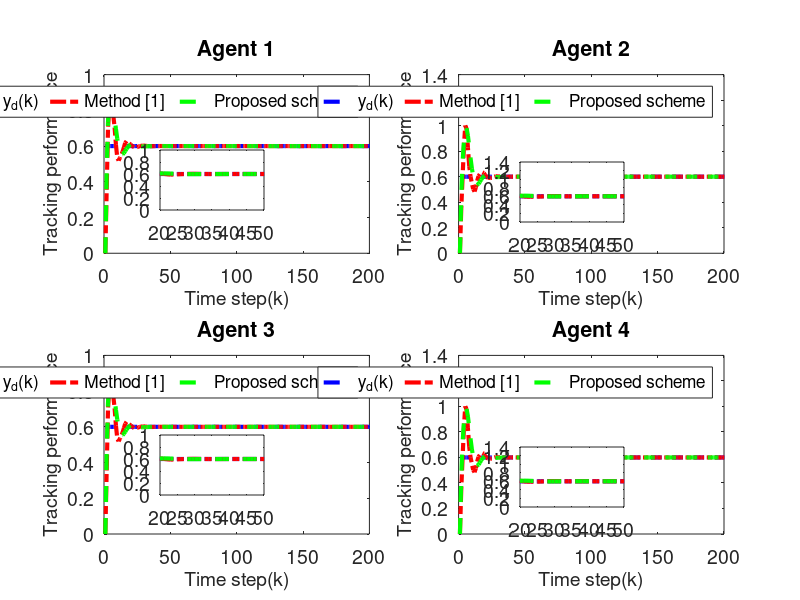

Recreate this plot in MATLAB.
clc; clear;

% Common Parameters
rho = 7.5;            % Gain for control response
eta = 1;              % Adaptive update speed
lamda = 350;          % Model-free parameter
mu = 0.005;           % Adaptive parameter
epsilon = 1e-5;       % Stability threshold
alpha = 15;           % Smoothing factor for error dynamics
T = 0.1;              % Sampling time
m = 200;              % Time steps
rT = 1024;            % Sample rate
font_size = 14;

% Method 1 (MFAC + SMC) Parameters
gamma1_m1 = 0.45;     % Control gains
gamma2_m1 = 0.25;
gamma3_m1 = 0.45;
gamma4_m1 = 0.25;
beta_m1 = 10;         % Sliding mode coefficient
sigma_m1 = 95;        % Sliding mode parameter
tau_m1 = 1e-5;        % Damping term
n_m1 = 600;           % Data size for Method 1
a_m1 = 0.5;           % Plant parameter
ff_gain_m1 = 0.45;    % Feedforward gain

% Method 2 (MFAC only) Parameters
gamma1_m2 = 0;        % Disable SMC
gamma2_m2 = 0;
gamma3_m2 = 0;
gamma4_m2 = 0;
n_m2 = 1024;          % Data size for Method 2
a_m2 = 0.71;           % Plant parameter
ff_gain_m2 = 0.35;     % Feedforward gain

% Nonlinearity coefficients (same for both methods)
nonlinearity1 = 0.02;
nonlinearity2 = 0.02;
nonlinearity3 = 0.02;
nonlinearity4 = 0.02;

% Initialization for both methods
phi1_m1 = zeros(m+1,1); phi2_m1 = zeros(m+1,1); phi3_m1 = zeros(m+1,1); phi4_m1 = zeros(m+1,1);
mfa1_m1 = zeros(m+1,1); mfa2_m1 = zeros(m+1,1); mfa3_m1 = zeros(m+1,1); mfa4_m1 = zeros(m+1,1);
sm1_m1 = zeros(m,1); sm2_m1 = zeros(m,1); sm3_m1 = zeros(m,1); sm4_m1 = zeros(m,1);
y1_m1 = zeros(m+1,1); y2_m1 = zeros(m+1,1); y3_m1 = zeros(m+1,1); y4_m1 = zeros(m+1,1);
u1_m1 = zeros(m,1); u2_m1 = zeros(m,1); u3_m1 = zeros(m,1); u4_m1 = zeros(m,1);
xi1_m1 = zeros(m,1); xi2_m1 = zeros(m,1); xi3_m1 = zeros(m,1); xi4_m1 = zeros(m,1);
s1_m1 = zeros(m,1); s2_m1 = zeros(m,1); s3_m1 = zeros(m,1); s4_m1 = zeros(m,1);

phi1_m2 = zeros(m+1,1); phi2_m2 = zeros(m+1,1); phi3_m2 = zeros(m+1,1); phi4_m2 = zeros(m+1,1);
mfa1_m2 = zeros(m+1,1); mfa2_m2 = zeros(m+1,1); mfa3_m2 = zeros(m+1,1); mfa4_m2 = zeros(m+1,1);
y1_m2 = zeros(m+1,1); y2_m2 = zeros(m+1,1); y3_m2 = zeros(m+1,1); y4_m2 = zeros(m+1,1);
u1_m2 = zeros(m,1); u2_m2 = zeros(m,1); u3_m2 = zeros(m,1); u4_m2 = zeros(m,1);
xi1_m2 = zeros(m,1); xi2_m2 = zeros(m,1); xi3_m2 = zeros(m,1); xi4_m2 = zeros(m,1);

yd = zeros(m+1,1);

% Desired signal (Reference trajectory)
for k = 1:m+1
    % yd(k) = 0.6 * sin(0.05 * pi * k) + 0.6 * cos(0.03 * pi * k);
    yd(k) = 0.6; % Time-invariant constant reference signalx
end

% Method 1 (MFAC + SMC) Simulation
for k = 1:m
    % Adaptive Gain update
    if k == 1
        phi1_m1(k) = 1; phi2_m1(k) = 1; phi3_m1(k) = 1; phi4_m1(k) = 1;
    elseif k == 2
        phi1_m1(k) = phi1_m1(k-1) + (eta * u1_m1(k-1) / (mu + u1_m1(k-1)^2)) * (y1_m1(k) - phi1_m1(k-1)*u1_m1(k-1));
        phi2_m1(k) = phi2_m1(k-1) + (eta * u2_m1(k-1) / (mu + u2_m1(k-1)^2)) * (y2_m1(k) - phi2_m1(k-1)*u2_m1(k-1));
        phi3_m1(k) = phi3_m1(k-1) + (eta * u3_m1(k-1) / (mu + u3_m1(k-1)^2)) * (y3_m1(k) - phi3_m1(k-1)*u3_m1(k-1));
        phi4_m1(k) = phi4_m1(k-1) + (eta * u4_m1(k-1) / (mu + u4_m1(k-1)^2)) * (y4_m1(k) - phi4_m1(k-1)*u4_m1(k-1));
    else
        phi1_m1(k) = phi1_m1(k-1) + (eta * (u1_m1(k-1) - u1_m1(k-2)) / (mu + (u1_m1(k-1) - u1_m1(k-2))^2)) * (y1_m1(k) - y1_m1(k-1) - phi1_m1(k-1) * (u1_m1(k-1) - u1_m1(k-2)));
        phi2_m1(k) = phi2_m1(k-1) + (eta * (u2_m1(k-1) - u2_m1(k-2)) / (mu + (u2_m1(k-1) - u2_m1(k-2))^2)) * (y2_m1(k) - y2_m1(k-1) - phi2_m1(k-1) * (u2_m1(k-1) - u2_m1(k-2)));
        phi3_m1(k) = phi3_m1(k-1) + (eta * (u3_m1(k-1) - u3_m1(k-2)) / (mu + (u3_m1(k-1) - u3_m1(k-2))^2)) * (y3_m1(k) - y3_m1(k-1) - phi3_m1(k-1) * (u3_m1(k-1) - u3_m1(k-2)));
        phi4_m1(k) = phi4_m1(k-1) + (eta * (u4_m1(k-1) - u4_m1(k-2)) / (mu + (u4_m1(k-1) - u4_m1(k-2))^2)) * (y4_m1(k) - y4_m1(k-1) - phi4_m1(k-1) * (u4_m1(k-1) - u4_m1(k-2)));
    end

    % Stability protection
    if k > 2 && (abs(phi1_m1(k)) <= epsilon || abs(u1_m1(k-1) - u1_m1(k-2)) <= epsilon || sign(phi1_m1(k)) ~= sign(phi1_m1(1)))
        phi1_m1(k) = phi1_m1(1);
    end
    if k > 2 && (abs(phi2_m1(k)) <= epsilon || abs(u2_m1(k-1) - u2_m1(k-2)) <= epsilon || sign(phi2_m1(k)) ~= sign(phi2_m1(1)))
        phi2_m1(k) = phi2_m1(1);
    end
    if k > 2 && (abs(phi3_m1(k)) <= epsilon || abs(u3_m1(k-1) - u3_m1(k-2)) <= epsilon || sign(phi3_m1(k)) ~= sign(phi3_m1(1)))
        phi3_m1(k) = phi3_m1(1);
    end
    if k > 2 && (abs(phi4_m1(k)) <= epsilon || abs(u4_m1(k-1) - u4_m1(k-2)) <= epsilon || sign(phi4_m1(k)) ~= sign(phi4_m1(1)))
        phi4_m1(k) = phi4_m1(1);
    end

    % Error dynamics
    xi1_m1(k) = yd(k) - 2*y1_m1(k) + y4_m1(k);
    xi2_m1(k) = y1_m1(k) - 2*y2_m1(k) + y3_m1(k);
    xi3_m1(k) = y2_m1(k) + yd(k) - 2*y3_m1(k);
    xi4_m1(k) = y1_m1(k) + y3_m1(k) - 2*y4_m1(k);

    % Sliding surfaces
    if k == 1
        s1_m1(k) = 0; s2_m1(k) = 0; s3_m1(k) = 0; s4_m1(k) = 0;
    else
        s1_m1(k) = alpha * xi1_m1(k) - xi1_m1(k-1);
        s2_m1(k) = alpha * xi2_m1(k) - xi2_m1(k-1);
        s3_m1(k) = alpha * xi3_m1(k) - xi3_m1(k-1);
        s4_m1(k) = alpha * xi4_m1(k) - xi4_m1(k-1);
    end

    % MFAC updates
    if k == 1
        mfa1_m1(k) = 0; mfa2_m1(k) = 0; mfa3_m1(k) = 0; mfa4_m1(k) = 0;
    else
        mfa1_m1(k) = mfa1_m1(k-1) + (rho * phi1_m1(k)) / (lamda + abs(phi1_m1(k)^2)) * xi1_m1(k);
        mfa2_m1(k) = mfa2_m1(k-1) + (rho * phi2_m1(k)) / (lamda + abs(phi2_m1(k)^2)) * xi2_m1(k);
        mfa3_m1(k) = mfa3_m1(k-1) + (rho * phi3_m1(k)) / (lamda + abs(phi3_m1(k)^2)) * xi3_m1(k);
        mfa4_m1(k) = mfa4_m1(k-1) + (rho * phi4_m1(k)) / (lamda + abs(phi4_m1(k)^2)) * xi4_m1(k);
    end

    % SMC updates
    if k == 1
        sm1_m1(k) = 0; sm2_m1(k) = 0; sm3_m1(k) = 0; sm4_m1(k) = 0;
    else
        sm1_m1(k) = sm1_m1(k-1) + (beta_m1 * phi1_m1(k)) / (sigma_m1 + (phi1_m1(k))^2) * ...
            ( (xi1_m1(k) + (y4_m1(k) - y4_m1(k-1)) + (yd(k+1) - yd(k))) / (1 + 1) ...
            - (xi1_m1(k)) / (alpha * 2) + tau_m1 * sign(s1_m1(k)) );
        sm2_m1(k) = sm2_m1(k-1) + (beta_m1 * phi2_m1(k)) / (sigma_m1 + (phi2_m1(k))^2) * ...
            ( (xi2_m1(k) + (y1_m1(k) - y1_m1(k-1)) + (y3_m1(k) - y3_m1(k-1))) / (1 + 1) ...
            - (xi2_m1(k)) / (alpha * 2) + tau_m1 * sign(s2_m1(k)) );
        sm3_m1(k) = sm3_m1(k-1) + (beta_m1 * phi3_m1(k)) / (sigma_m1 + (phi3_m1(k))^2) * ...
            ( (xi3_m1(k) + (y2_m1(k) - y2_m1(k-1)) + (yd(k+1) - yd(k))) / (1 + 1) ...
            - (xi3_m1(k)) / (alpha * 2) + tau_m1 * sign(s3_m1(k)) );
        sm4_m1(k) = sm4_m1(k-1) + (beta_m1 * phi4_m1(k)) / (sigma_m1 + (phi4_m1(k))^2) * ...
            ( (xi4_m1(k) + (y1_m1(k) - y1_m1(k-1)) + (y3_m1(k) - y3_m1(k-1))) / (1 + 1) ...
            - (xi4_m1(k)) / (alpha * 2) + tau_m1 * sign(s4_m1(k)) );
    end

    % Control signal
    if k == 1
        u1_m1(k) = 0; u2_m1(k) = 0; u3_m1(k) = 0; u4_m1(k) = 0;
    else
        u1_m1(k) = mfa1_m1(k) + gamma1_m1 * sm1_m1(k);
        u2_m1(k) = mfa2_m1(k) + gamma2_m1 * sm2_m1(k);
        u3_m1(k) = mfa3_m1(k) + gamma3_m1 * sm3_m1(k);
        u4_m1(k) = mfa4_m1(k) + gamma4_m1 * sm4_m1(k);
    end
    if k == 1
        y1_m1(k) = 0; y2_m1(k) = 0; y3_m1(k) = 0; y4_m1(k) = 0;
    end

    % Plant model update
    b1_m1 = 1.2 * n_m1 / (rT * 0.2);
    b2_m1 = 1.15 * n_m1 / (rT * 0.2);
    b3_m1 = 1.2 * n_m1 / (rT * 0.2);
    b4_m1 = 1.15 * n_m1 / (rT * 0.2);
    y1_m1(k+1) = a_m1 * y1_m1(k) + b1_m1 * u1_m1(k) - nonlinearity1 * y1_m1(k)^3 + ff_gain_m1;
    y2_m1(k+1) = a_m1 * y2_m1(k) + b2_m1 * u2_m1(k) - nonlinearity2 * y2_m1(k)^2 + ff_gain_m1;
    y3_m1(k+1) = a_m1 * y3_m1(k) + b3_m1 * u3_m1(k) - nonlinearity3 * y3_m1(k)^3 + ff_gain_m1;
    y4_m1(k+1) = a_m1 * y4_m1(k) + b4_m1 * u4_m1(k) - nonlinearity4 * y4_m1(k)^2 + ff_gain_m1;
end

% Method 2 (MFAC only) Simulation
for k = 1:m
    % Adaptive Gain update
    if k == 1
        phi1_m2(k) = 3.0; phi2_m2(k) = 3.0; phi3_m2(k) = 3.0; phi4_m2(k) = 3.0;
    elseif k == 2
        phi1_m2(k) = phi1_m2(k-1) + (eta * u1_m2(k-1) / (mu + u1_m2(k-1)^2)) * (y1_m2(k) - phi1_m2(k-1)*u1_m2(k-1));
        phi2_m2(k) = phi2_m2(k-1) + (eta * u2_m2(k-1) / (mu + u2_m2(k-1)^2)) * (y2_m2(k) - phi2_m2(k-1)*u2_m2(k-1));
        phi3_m2(k) = phi3_m2(k-1) + (eta * u3_m2(k-1) / (mu + u3_m2(k-1)^2)) * (y3_m2(k) - phi3_m2(k-1)*u3_m2(k-1));
        phi4_m2(k) = phi4_m2(k-1) + (eta * u4_m2(k-1) / (mu + u4_m2(k-1)^2)) * (y4_m2(k) - phi4_m2(k-1)*u4_m2(k-1));
    else
        phi1_m2(k) = phi1_m2(k-1) + (eta * (u1_m2(k-1) - u1_m2(k-2)) / (mu + (u1_m2(k-1) - u1_m2(k-2))^2)) * (y1_m2(k) - y1_m2(k-1) - phi1_m2(k-1) * (u1_m2(k-1) - u1_m2(k-2)));
        phi2_m2(k) = phi2_m2(k-1) + (eta * (u2_m2(k-1) - u2_m2(k-2)) / (mu + (u2_m2(k-1) - u2_m2(k-2))^2)) * (y2_m2(k) - y2_m2(k-1) - phi2_m2(k-1) * (u2_m2(k-1) - u2_m2(k-2)));
        phi3_m2(k) = phi3_m2(k-1) + (eta * (u3_m2(k-1) - u3_m2(k-2)) / (mu + (u3_m2(k-1) - u3_m2(k-2))^2)) * (y3_m2(k) - y3_m2(k-1) - phi3_m2(k-1) * (u3_m2(k-1) - u3_m2(k-2)));
        phi4_m2(k) = phi4_m2(k-1) + (eta * (u4_m2(k-1) - u4_m2(k-2)) / (mu + (u4_m2(k-1) - u4_m2(k-2))^2)) * (y4_m2(k) - y4_m2(k-1) - phi4_m2(k-1) * (u4_m2(k-1) - u4_m2(k-2)));
    end

    % Stability protection
    if k > 2 && (abs(phi1_m2(k)) <= epsilon || abs(u1_m2(k-1) - u1_m2(k-2)) <= epsilon || sign(phi1_m2(k)) ~= sign(phi1_m2(1)))
        phi1_m2(k) = phi1_m2(1);
    end
    if k > 2 && (abs(phi2_m2(k)) <= epsilon || abs(u2_m2(k-1) - u2_m2(k-2)) <= epsilon || sign(phi2_m2(k)) ~= sign(phi2_m2(1)))
        phi2_m2(k) = phi2_m2(1);
    end
    if k > 2 && (abs(phi3_m2(k)) <= epsilon || abs(u3_m2(k-1) - u3_m2(k-2)) <= epsilon || sign(phi3_m2(k)) ~= sign(phi3_m2(1)))
        phi3_m2(k) = phi3_m2(1);
    end
    if k > 2 && (abs(phi4_m2(k)) <= epsilon || abs(u4_m2(k-1) - u4_m2(k-2)) <= epsilon || sign(phi4_m2(k)) ~= sign(phi4_m2(1)))
        phi4_m2(k) = phi4_m2(1);
    end

    % Error dynamics
    xi1_m2(k) = yd(k) - 2*y1_m2(k) + y4_m2(k);
    xi2_m2(k) = y1_m2(k) - 2*y2_m2(k) + y3_m2(k);
    xi3_m2(k) = y2_m2(k) + yd(k) - 2*y3_m2(k);
    xi4_m2(k) = y1_m2(k) + y3_m2(k) - 2*y4_m2(k);

    % MFAC updates
    if k == 1
        mfa1_m2(k) = 0; mfa2_m2(k) = 0; mfa3_m2(k) = 0; mfa4_m2(k) = 0;
    else
        mfa1_m2(k) = mfa1_m2(k-1) + (rho * phi1_m2(k)) / (lamda + abs(phi1_m2(k)^2)) * xi1_m2(k);
        mfa2_m2(k) = mfa2_m2(k-1) + (rho * phi2_m2(k)) / (lamda + abs(phi2_m2(k)^2)) * xi2_m2(k);
        mfa3_m2(k) = mfa3_m2(k-1) + (rho * phi3_m2(k)) / (lamda + abs(phi3_m2(k)^2)) * xi3_m2(k);
        mfa4_m2(k) = mfa4_m2(k-1) + (rho * phi4_m2(k)) / (lamda + abs(phi4_m2(k)^2)) * xi4_m2(k);
    end

    % Control signal
    if k == 1
        u1_m2(k) = 0; u2_m2(k) = 0; u3_m2(k) = 0; u4_m2(k) = 0;
    else
        u1_m2(k) = mfa1_m2(k);
        u2_m2(k) = mfa2_m2(k);
        u3_m2(k) = mfa3_m2(k);
        u4_m2(k) = mfa4_m2(k);
    end
    if k == 1
        y1_m2(k) = 0; y2_m2(k) = 0; y3_m2(k) = 0; y4_m2(k) = 0;
    end

    % Plant model update
    b1_m2 = 1.2 * n_m2 / (rT * 0.2);
    b2_m2 = 1.15 * n_m2 / (rT * 0.2);
    b3_m2 = 1.2 * n_m2 / (rT * 0.2);
    b4_m2 = 1.15 * n_m2 / (rT * 0.2);
    y1_m2(k+1) = a_m2 * y1_m2(k) + b1_m2 * u1_m2(k) - nonlinearity1 * y1_m2(k)^3 + ff_gain_m2;
    y2_m2(k+1) = a_m2 * y2_m2(k) + b2_m2 * u2_m2(k) - nonlinearity2 * y2_m2(k)^2 + ff_gain_m2;
    y3_m2(k+1) = a_m2 * y3_m2(k) + b3_m2 * u3_m2(k) - nonlinearity3 * y3_m2(k)^3 + ff_gain_m2;
    y4_m2(k+1) = a_m2 * y4_m2(k) + b4_m2 * u4_m2(k) - nonlinearity4 * y4_m2(k)^2 + ff_gain_m2;
end

% Calculate MSE for both methods
mse_xi1_m1 = mean(xi1_m1.^2); mse_xi2_m1 = mean(xi2_m1.^2);
mse_xi3_m1 = mean(xi3_m1.^2); mse_xi4_m1 = mean(xi4_m1.^2);
mse_xi1_m2 = mean(xi1_m2.^2); mse_xi2_m2 = mean(xi2_m2.^2);
mse_xi3_m2 = mean(xi3_m2.^2); mse_xi4_m2 = mean(xi4_m2.^2);

% Print MSE values
fprintf('Method 1 (MFAC + SMC) MSE:\n');
fprintf('xi1: %.10e\n', mse_xi1_m1);
fprintf('xi2: %.10e\n', mse_xi2_m1);
fprintf('xi3: %.10e\n', mse_xi3_m1);
fprintf('xi4: %.10e\n\n', mse_xi4_m1);
fprintf('Method 2 (MFAC only) MSE:\n');
fprintf('xi1: %.10e\n', mse_xi1_m2);
fprintf('xi2: %.10e\n', mse_xi2_m2);
fprintf('xi3: %.10e\n', mse_xi3_m2);
fprintf('xi4: %.10e\n\n', mse_xi4_m2);

% Time vector
t = 1:m+1; t_err = 1:m;

% Plot outputs (y1, y2, y3, y4) for both methods
figure('Position', [100, 100, 1450, 800]);
% zoom_x_start = 90.2; % Start of zoomed x-range
% zoom_x_end = 96.5; % End of zoomed x-range

zoom_x_start = 20; % Start of zoomed x-range
zoom_x_end = 50; % End of zoomed x-range
for i = 1:4
    subplot(2, 2, i);
    plot(t, yd, '--b', 'LineWidth', 3); hold on;
    if i == 1
        plot(t, y1_m2, '-.r', 'LineWidth', 3);
        plot(t, y1_m1, '--g', 'LineWidth', 3);
        
        title('Agent 1'); grid off;
        legend('y_d(k)',  'Method [1]','Proposed scheme','orientation', 'horizontal');
        set(gca, 'FontSize', font_size);
        xlim([0 m]); % X-axis starts from 0
        % ylim([-1.5 4]); % Y-axis limits for Agent 1
        ylabel('Tracking performance', 'FontSize', font_size);
        xlabel('Time step(k)', 'FontSize', font_size);


        axes('Position', [0.20,0.65,0.13,0.10]);
        box on; hold on;
        plot(t, yd, '-.b', 'LineWidth', 3)
        plot(t, y1_m2, '-.r', 'LineWidth', 3);
        plot(t, y1_m1, '--g', 'LineWidth', 3);
        xlim([zoom_x_start zoom_x_end]);
        % yticks([-0.4,0,0.2]);
        set(gca, 'FontSize', font_size);

        
        
    elseif i == 2
        plot(t, y2_m2, '-.r', 'LineWidth', 3);
        plot(t, y2_m1, '--g', 'LineWidth', 3);


        title('Agent 2'); grid off;
        legend('y_d(k)',  'Method [1]','Proposed scheme','orientation', 'horizontal');
        set(gca, 'FontSize', font_size);
        xlim([0 m]); % X-axis starts from 0
        % ylim([-1.5 4]); % Y-axis limits for Agent 1
        ylabel('Tracking performance', 'FontSize', font_size);
        xlabel('Time step(k)', 'FontSize', font_size);

        axes('Position', [0.65,0.63,0.13,0.10]);
        box on; hold on;
        plot(t, yd, '-.b', 'LineWidth', 3)
        plot(t, y2_m2, '-.r', 'LineWidth', 3);
        plot(t, y2_m1, '--g', 'LineWidth', 3);
        xlim([zoom_x_start zoom_x_end]);
        % yticks([-0.4,0,0.2]);
        set(gca, 'FontSize', font_size);
    elseif i == 3
        plot(t, y3_m2, '-.r', 'LineWidth', 3);
        plot(t, y3_m1, '--g', 'LineWidth', 3);

        title('Agent 3'); grid off;
        legend('y_d(k)',  'Method [1]','Proposed scheme','orientation', 'horizontal');
        set(gca, 'FontSize', font_size);
        xlim([0 m]); % X-axis starts from 0
        % ylim([-1.5 4]); % Y-axis limits for Agent 1
        ylabel('Tracking performance', 'FontSize', font_size);
        xlabel('Time step(k)', 'FontSize', font_size);

        axes('Position', [0.20,0.175,0.13,0.10]);
        box on; hold on;
        plot(t, yd, '-.b', 'LineWidth', 3)
        plot(t, y3_m2, '-.r', 'LineWidth', 3);
        plot(t, y3_m1, '--g', 'LineWidth', 3);
        xlim([zoom_x_start zoom_x_end]);
        % yticks([-0.4,0,0.2]);
        set(gca, 'FontSize', font_size);
    else
        plot(t, y4_m2, '-.r', 'LineWidth', 3);
        plot(t, y4_m1, '--g', 'LineWidth', 3);

        title('Agent 4'); grid off;
        legend('y_d(k)',  'Method [1]','Proposed scheme','orientation', 'horizontal');
        set(gca, 'FontSize', font_size);
        xlim([0 m]); % X-axis starts from 0
        % ylim([-1.5 4]); % Y-axis limits for Agent 1
        ylabel('Tracking performance', 'FontSize', font_size);
        xlabel('Time step(k)', 'FontSize', font_size);

        axes('Position', [0.65,0.155,0.13,0.10]);
        box on; hold on;
        plot(t, yd, '-.b', 'LineWidth', 3)
        plot(t, y4_m2, '-.r', 'LineWidth', 3);
        plot(t, y4_m1, '--g', 'LineWidth', 3);
        xlim([zoom_x_start zoom_x_end]);
        % yticks([-0.4,0,0.2]);
        set(gca, 'FontSize', font_size);
    end
    % grid off;
    % legend('y_d(k)',  'y (MFAC only)','y (MFAC + SMC)', 'Orientation', 'horizontal');
    % set(gca, 'FontSize', font_size);

end

% Plot error dynamics (xi1, xi2, xi3, xi4) for both methods
% figure('Position', [100, 100, 1500, 750]);
% for i = 1:4
%     subplot(2, 2, i);
%     if i == 1
%         plot(t_err, xi1_m1, '-.g', 'LineWidth', 2.5); hold on;
%         plot(t_err, xi1_m2, '-b', 'LineWidth', 2.5);
%         title('Error Dynamics \xi_1(k)');
%     elseif i == 2
%         plot(t_err, xi2_m1, '-.g', 'LineWidth', 2.5); hold on;
%         plot(t_err, xi2_m2, '-b', 'LineWidth', 2.5);
%         title('Error Dynamics \xi_2(k)');
%     elseif i == 3
%         plot(t_err, xi3_m1, '-.g', 'LineWidth', 2.5); hold on;
%         plot(t_err, xi3_m2, '-b', 'LineWidth', 2.5);
%         title('Error Dynamics \xi_3(k)');
%     else
%         plot(t_err, xi4_m1, '-.g', 'LineWidth', 2.5); hold on;
%         plot(t_err, xi4_m2, '-b', 'LineWidth', 2.5);
%         title('Error Dynamics \xi_4(k)');
%     end
%     grid off;
%     legend('\xi (MFAC + SMC)', '\xi (MFAC only)', 'Orientation', 'horizontal');
%     set(gca, 'FontSize', font_size);
%     xlim([0 m]);
%     ylim([-2 5]);
% end
